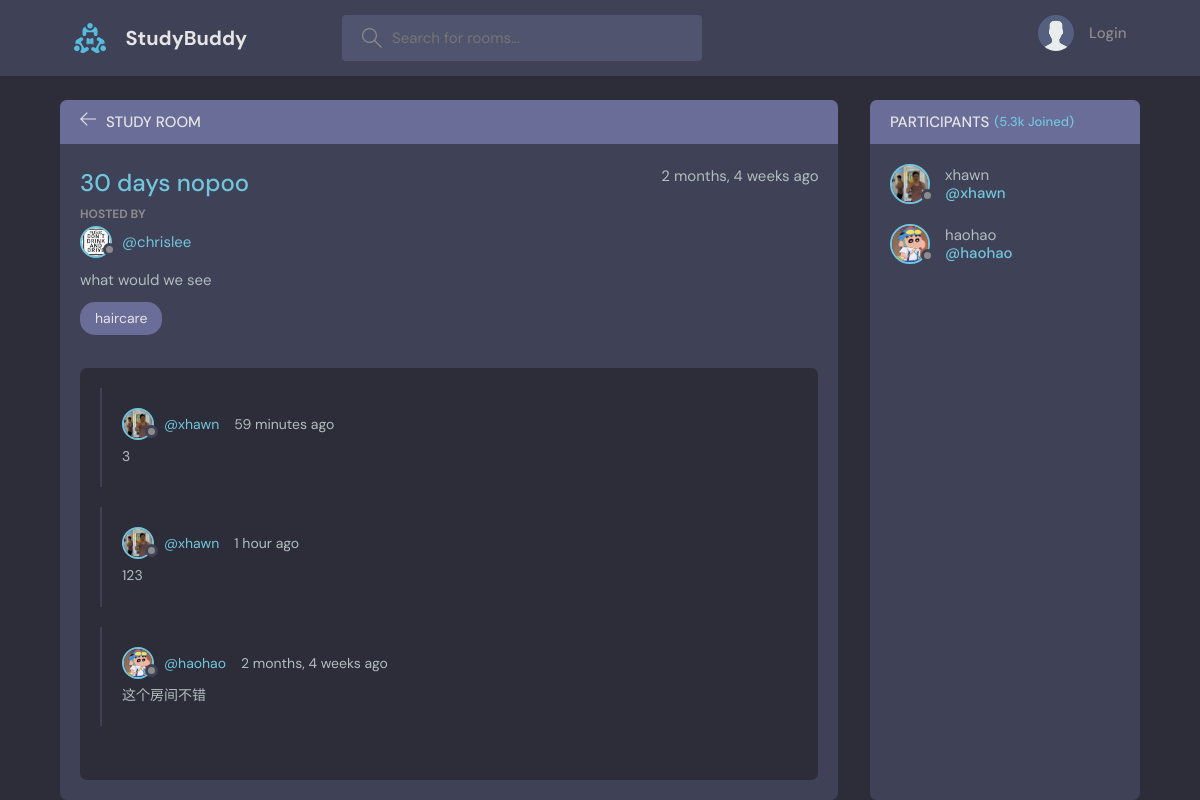
The app's page /room/2 with its own data.
### base/models.py (models this page shows, shortened)
class Room(models.Model):
  host = models.ForeignKey(User,on_delete=models.SET_NULL,null=True)
  topic = models.ForeignKey(Topic,on_delete=models.SET_NULL,null=True)
  participants = models.ManyToManyField(User,related_name='Participant',blank=True)
  name = models.CharField(max_length=100)
  description = models.TextField(null=True,blank=True)
  updated = models.DateTimeField(auto_now=True)
  created = models.DateTimeField(auto_now_add=True)

class User (AbstractUser):
  name = models.CharField(max_length=20,null=True)
  email = models.EmailField(unique=True,null=True)
  bio = models.TextField(null=True)
  avatar = models.ImageField(null=True,default='avatar.svg')
  USERNAME_FIELDS = ['username', 'email']
  REQUIRED_FIELDS = []

class Topic(models.Model):
  name = models.CharField(max_length=20)

class Message(models.Model):
  user = models.ForeignKey(User,on_delete=models.CASCADE,null=True)
  room = models.ForeignKey(Room,on_delete=models.CASCADE,null=True)
  content = models.TextField(max_length=200)
  updated = models.DateTimeField(auto_now=True)
  created = models.DateTimeField(auto_now_add=True)

### base/views.py (the view, shortened to what this page needs)
# urls.py: path('room/<str:pk>',views.room,name='room'),
def room(request,pk):
  room = Room.objects.get(id=pk)
  msgs = room.message_set.all().order_by('-created')
  participants = room.participants.all()
  context={'room':room,'msgs':msgs,'participants':participants}
  return render(request,'base/room.html',context)

### base/templates/base/room.html (shortened to what this page needs)
{% extends 'main.html' %}
{% block content %}
<main class="profile-page layout layout--2">
    <div class="container">
      <div class="room">
        <div class="room__top">
          <div class="room__topLeft">
            <a href="{{request.META.HTTP_REFERER}}">
              <svg version="1.1" xmlns="http://www.w3.org/2000/svg" width="32" height="32" viewBox="0 0 32 32">
                <title>arrow-left</title>
                <path
                  d="M13.723 2.286l-13.723 13.714 13.719 13.714 1.616-1.611-10.96-10.96h27.625v-2.286h-27.625l10.965-10.965-1.616-1.607z"
                ></path>
              </svg>
            </a>
            <h3>Study Room</h3>
          </div>
        </div>
        <div class="room__box scroll">
          <div class="room__header scroll">
            <div class="room__info">
              <h3>{{room.name}}</h3>
              <span>{{room.updated | timesince}} ago</span>
            </div>
            <div class="room__hosted">
              <p>Hosted By</p>
              <a href="{% url 'user' room.host.id%}" class="room__author">
                <div class="avatar avatar--small">
                  <img src="{{room.host.avatar.url}}" />
                </div>
                <span>@{{room.host.username}}</span>
              </a>
            </div>
            <div class="room__details">{{room.description}}</div>
            <span class="room__topics">{{room.topic.name}}</span>
          </div>
          <div class="room__conversation">
            <div class="threads scroll">
            {% for msg in msgs %}
              <div class="thread">
                <div class="thread__top">
                  <div class="thread__author">
                    <a href="#" class="thread__authorInfo">
                      <div class="avatar avatar--small">
                        <img src="{{msg.user.avatar.url}}" />
                      </div>
                      <span>@{{msg.user.username}}</span>
                    </a>
                    <span class="thread__date">{{msg.created | timesince}} ago</span>
                  </div>
                </div>
                <div class="thread__details">
                    {{msg.content}}
                </div>
              </div>
            {% endfor %}
            </div>
          </div>
        </div>
      </div>
      <div class="participants">
        <h3 class="participants__top">Participants <span>(5.3k Joined)</span></h3>
        <div class="participants__list scroll">
            {% for participant in participants %}
          <a href="{% url 'user' participant.id%}" class="participant">
            <div class="avatar avatar--medium">
              <img src="{{participant.avatar.url}}" />
            </div>
            <p>
              {{participant.username}}
              <span>@{{participant.username}}</span>
            </p>
          </a>
          {% endfor %}
        </div>
      </div>
    </div>
  </main>
{% endblock content %}

### records on screen
Room: name "30 days nopoo", updated "2 months, 4 weeks", host.avatar (picture), host.username "chrislee", description "what would we see", topic.name "haircare"
Message: user.avatar (picture), user.username "xhawn", created "59 minutes", content "3"
Message: user.avatar (picture), user.username "xhawn", created "1 hour", content "123"
Message: user.avatar (picture), user.username "haohao", created "2 months, 4 weeks", content "这个房间不错"
User: avatar (picture), username "xhawn"
User: avatar (picture), username "haohao"
